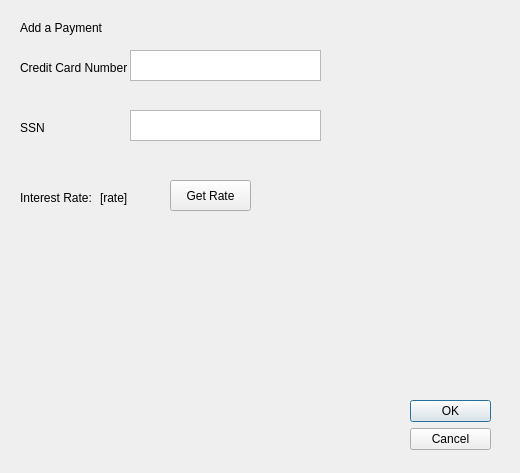
<?xml version="1.0" encoding="UTF-8"?>
<ui version="4.0">
 <class>Dialog</class>
 <widget class="QDialog" name="Dialog">
  <property name="geometry">
   <rect>
    <x>0</x>
    <y>0</y>
    <width>520</width>
    <height>473</height>
   </rect>
  </property>
  <property name="windowTitle">
   <string>Dialog</string>
  </property>
  <widget class="QLabel" name="label_2">
   <property name="geometry">
    <rect>
     <x>20</x>
     <y>20</y>
     <width>111</width>
     <height>16</height>
    </rect>
   </property>
   <property name="text">
    <string>Add a Payment</string>
   </property>
  </widget>
  <widget class="QTextEdit" name="credit_card_text">
   <property name="geometry">
    <rect>
     <x>130</x>
     <y>50</y>
     <width>191</width>
     <height>31</height>
    </rect>
   </property>
   <property name="html">
    <string>&lt;!DOCTYPE HTML PUBLIC &quot;-//W3C//DTD HTML 4.0//EN&quot; &quot;http://www.w3.org/TR/REC-html40/strict.dtd&quot;&gt;
&lt;html&gt;&lt;head&gt;&lt;meta name=&quot;qrichtext&quot; content=&quot;1&quot; /&gt;&lt;style type=&quot;text/css&quot;&gt;
p, li { white-space: pre-wrap; }
&lt;/style&gt;&lt;/head&gt;&lt;body style=&quot; font-family:'MS Shell Dlg 2'; font-size:8.25pt; font-weight:400; font-style:normal;&quot;&gt;
&lt;p style=&quot;-qt-paragraph-type:empty; margin-top:0px; margin-bottom:0px; margin-left:0px; margin-right:0px; -qt-block-indent:0; text-indent:0px;&quot;&gt;&lt;br /&gt;&lt;/p&gt;&lt;/body&gt;&lt;/html&gt;</string>
   </property>
  </widget>
  <widget class="QLabel" name="label_3">
   <property name="geometry">
    <rect>
     <x>20</x>
     <y>60</y>
     <width>111</width>
     <height>16</height>
    </rect>
   </property>
   <property name="text">
    <string>Credit Card Number</string>
   </property>
  </widget>
  <widget class="QLabel" name="label_4">
   <property name="geometry">
    <rect>
     <x>20</x>
     <y>120</y>
     <width>111</width>
     <height>16</height>
    </rect>
   </property>
   <property name="text">
    <string>SSN</string>
   </property>
  </widget>
  <widget class="QLabel" name="label_5">
   <property name="geometry">
    <rect>
     <x>20</x>
     <y>190</y>
     <width>71</width>
     <height>16</height>
    </rect>
   </property>
   <property name="text">
    <string>Interest Rate:</string>
   </property>
  </widget>
  <widget class="QLabel" name="interest_rate_lbl">
   <property name="geometry">
    <rect>
     <x>100</x>
     <y>190</y>
     <width>31</width>
     <height>16</height>
    </rect>
   </property>
   <property name="text">
    <string>[rate]</string>
   </property>
  </widget>
  <widget class="QPushButton" name="get_rate_bt">
   <property name="geometry">
    <rect>
     <x>170</x>
     <y>180</y>
     <width>81</width>
     <height>31</height>
    </rect>
   </property>
   <property name="text">
    <string>Get Rate</string>
   </property>
  </widget>
  <widget class="QDialogButtonBox" name="buttonBox">
   <property name="geometry">
    <rect>
     <x>410</x>
     <y>400</y>
     <width>81</width>
     <height>51</height>
    </rect>
   </property>
   <property name="orientation">
    <enum>Qt::Vertical</enum>
   </property>
   <property name="standardButtons">
    <set>QDialogButtonBox::Cancel|QDialogButtonBox::Ok</set>
   </property>
  </widget>
  <widget class="QTextEdit" name="ssn_text">
   <property name="geometry">
    <rect>
     <x>130</x>
     <y>110</y>
     <width>191</width>
     <height>31</height>
    </rect>
   </property>
   <property name="html">
    <string>&lt;!DOCTYPE HTML PUBLIC &quot;-//W3C//DTD HTML 4.0//EN&quot; &quot;http://www.w3.org/TR/REC-html40/strict.dtd&quot;&gt;
&lt;html&gt;&lt;head&gt;&lt;meta name=&quot;qrichtext&quot; content=&quot;1&quot; /&gt;&lt;style type=&quot;text/css&quot;&gt;
p, li { white-space: pre-wrap; }
&lt;/style&gt;&lt;/head&gt;&lt;body style=&quot; font-family:'MS Shell Dlg 2'; font-size:8.25pt; font-weight:400; font-style:normal;&quot;&gt;
&lt;p style=&quot;-qt-paragraph-type:empty; margin-top:0px; margin-bottom:0px; margin-left:0px; margin-right:0px; -qt-block-indent:0; text-indent:0px;&quot;&gt;&lt;br /&gt;&lt;/p&gt;&lt;/body&gt;&lt;/html&gt;</string>
   </property>
  </widget>
 </widget>
 <resources/>
 <connections/>
</ui>
